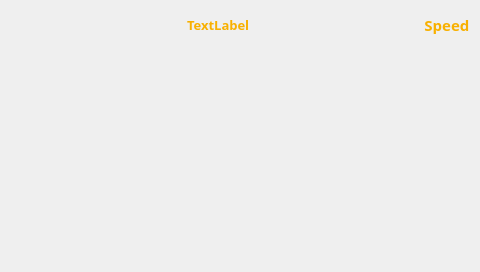
<?xml version="1.0" encoding="UTF-8"?>
<ui version="4.0">
 <class>MainWindow</class>
 <widget class="QMainWindow" name="MainWindow">
  <property name="geometry">
   <rect>
    <x>0</x>
    <y>0</y>
    <width>480</width>
    <height>272</height>
   </rect>
  </property>
  <property name="sizePolicy">
   <sizepolicy hsizetype="Fixed" vsizetype="Fixed">
    <horstretch>0</horstretch>
    <verstretch>0</verstretch>
   </sizepolicy>
  </property>
  <property name="windowTitle">
   <string>MainWindow</string>
  </property>
  <widget class="QWidget" name="centralwidget">
   <widget class="QWidget" name="title" native="true">
    <property name="geometry">
     <rect>
      <x>0</x>
      <y>0</y>
      <width>480</width>
      <height>49</height>
     </rect>
    </property>
    <property name="sizePolicy">
     <sizepolicy hsizetype="Fixed" vsizetype="Fixed">
      <horstretch>0</horstretch>
      <verstretch>0</verstretch>
     </sizepolicy>
    </property>
    <property name="font">
     <font>
      <pointsize>1</pointsize>
     </font>
    </property>
    <property name="styleSheet">
     <string notr="true">background-image: url(:/title_background/png/title/rectangle.png);</string>
    </property>
    <property name="inputMethodHints">
     <set>Qt::ImhNone</set>
    </property>
    <layout class="QGridLayout" name="gridLayout">
     <property name="rightMargin">
      <number>5</number>
     </property>
     <property name="horizontalSpacing">
      <number>5</number>
     </property>
     <item row="0" column="4">
      <widget class="MyToolButton" name="wifi">
       <property name="enabled">
        <bool>true</bool>
       </property>
       <property name="styleSheet">
        <string notr="true">QToolButton{background-color: transparent; border:0; color : white}</string>
       </property>
       <property name="inputMethodHints">
        <set>Qt::ImhNone</set>
       </property>
       <property name="icon">
        <iconset>
         <activeoff>:/wifi/png/title/spot-icons-wifi-inactive.png</activeoff>
         <activeon>:/wifi/png/title/spot-icons-wifi-active.png</activeon>
        </iconset>
       </property>
       <property name="iconSize">
        <size>
         <width>24</width>
         <height>18</height>
        </size>
       </property>
       <property name="checkable">
        <bool>true</bool>
       </property>
       <property name="popupMode">
        <enum>QToolButton::InstantPopup</enum>
       </property>
       <property name="toolButtonStyle">
        <enum>Qt::ToolButtonIconOnly</enum>
       </property>
      </widget>
     </item>
     <item row="0" column="0">
      <widget class="QLabel" name="logo">
       <property name="text">
        <string/>
       </property>
       <property name="pixmap">
        <pixmap resource="title.qrc">:/logo/png/title/logo.png</pixmap>
       </property>
       <property name="scaledContents">
        <bool>true</bool>
       </property>
      </widget>
     </item>
     <item row="0" column="1">
      <spacer name="horizontalSpacer">
       <property name="orientation">
        <enum>Qt::Horizontal</enum>
       </property>
       <property name="sizeType">
        <enum>QSizePolicy::MinimumExpanding</enum>
       </property>
       <property name="sizeHint" stdset="0">
        <size>
         <width>10</width>
         <height>20</height>
        </size>
       </property>
      </spacer>
     </item>
     <item row="0" column="10">
      <widget class="QToolButton" name="test_mode">
       <property name="enabled">
        <bool>true</bool>
       </property>
       <property name="sizePolicy">
        <sizepolicy hsizetype="Preferred" vsizetype="Preferred">
         <horstretch>0</horstretch>
         <verstretch>0</verstretch>
        </sizepolicy>
       </property>
       <property name="font">
        <font>
         <family>Agency FB</family>
         <pointsize>11</pointsize>
         <weight>75</weight>
         <bold>true</bold>
         <kerning>false</kerning>
        </font>
       </property>
       <property name="styleSheet">
        <string notr="true">QToolButton{background-color: transparent; border:0; color : rgb(248,176,0)}</string>
       </property>
       <property name="inputMethodHints">
        <set>Qt::ImhNone</set>
       </property>
       <property name="text">
        <string notr="true"> Speed</string>
       </property>
       <property name="iconSize">
        <size>
         <width>24</width>
         <height>18</height>
        </size>
       </property>
       <property name="checkable">
        <bool>true</bool>
       </property>
       <property name="checked">
        <bool>false</bool>
       </property>
       <property name="popupMode">
        <enum>QToolButton::InstantPopup</enum>
       </property>
       <property name="toolButtonStyle">
        <enum>Qt::ToolButtonIconOnly</enum>
       </property>
      </widget>
     </item>
     <item row="0" column="6">
      <widget class="MyToolButton" name="volume">
       <property name="enabled">
        <bool>true</bool>
       </property>
       <property name="styleSheet">
        <string notr="true">QToolButton{background-color: transparent; border:0; color : white}</string>
       </property>
       <property name="inputMethodHints">
        <set>Qt::ImhNone</set>
       </property>
       <property name="icon">
        <iconset>
         <activeoff>:/sound/png/title/spot-icons-sound-inactive.png</activeoff>
         <activeon>:/sound/png/title/spot-icons-sound-active.png</activeon>
        </iconset>
       </property>
       <property name="iconSize">
        <size>
         <width>24</width>
         <height>18</height>
        </size>
       </property>
       <property name="checkable">
        <bool>true</bool>
       </property>
       <property name="popupMode">
        <enum>QToolButton::InstantPopup</enum>
       </property>
       <property name="toolButtonStyle">
        <enum>Qt::ToolButtonIconOnly</enum>
       </property>
      </widget>
     </item>
     <item row="0" column="8">
      <widget class="MyToolButton" name="setting">
       <property name="enabled">
        <bool>true</bool>
       </property>
       <property name="styleSheet">
        <string notr="true">QToolButton{background-color: transparent; border:0; color : white}</string>
       </property>
       <property name="inputMethodHints">
        <set>Qt::ImhNone</set>
       </property>
       <property name="icon">
        <iconset>
         <activeoff>:/setting/png/title/spot-icons-settings-inactive.png</activeoff>
         <activeon>:/setting/png/title/spot-icons-settings-active.png</activeon>
        </iconset>
       </property>
       <property name="iconSize">
        <size>
         <width>24</width>
         <height>18</height>
        </size>
       </property>
       <property name="checkable">
        <bool>true</bool>
       </property>
       <property name="popupMode">
        <enum>QToolButton::InstantPopup</enum>
       </property>
       <property name="toolButtonStyle">
        <enum>Qt::ToolButtonIconOnly</enum>
       </property>
      </widget>
     </item>
     <item row="0" column="3">
      <widget class="MyToolButton" name="help">
       <property name="enabled">
        <bool>true</bool>
       </property>
       <property name="font">
        <font>
         <kerning>true</kerning>
        </font>
       </property>
       <property name="styleSheet">
        <string notr="true">QToolButton{background-color: transparent; border:0; color : white}</string>
       </property>
       <property name="inputMethodHints">
        <set>Qt::ImhNone</set>
       </property>
       <property name="icon">
        <iconset>
         <activeoff>:/help/png/title/spot-icons-help-inactive.png</activeoff>
         <activeon>:/help/png/title/spot-icons-help-active.png</activeon>
        </iconset>
       </property>
       <property name="iconSize">
        <size>
         <width>24</width>
         <height>18</height>
        </size>
       </property>
       <property name="checkable">
        <bool>true</bool>
       </property>
       <property name="popupMode">
        <enum>QToolButton::DelayedPopup</enum>
       </property>
       <property name="toolButtonStyle">
        <enum>Qt::ToolButtonIconOnly</enum>
       </property>
      </widget>
     </item>
     <item row="0" column="9">
      <widget class="MyToolButton" name="profile_icon">
       <property name="enabled">
        <bool>true</bool>
       </property>
       <property name="styleSheet">
        <string notr="true">QToolButton{background-color: transparent; border:0; color : white}</string>
       </property>
       <property name="inputMethodHints">
        <set>Qt::ImhNone</set>
       </property>
       <property name="icon">
        <iconset>
         <activeoff>:/profile/png/title/spot-icons-profile-inactive.png</activeoff>
         <activeon>:/profile/png/title/spot-icons-profile-active.png</activeon>
        </iconset>
       </property>
       <property name="iconSize">
        <size>
         <width>24</width>
         <height>18</height>
        </size>
       </property>
       <property name="checkable">
        <bool>true</bool>
       </property>
       <property name="popupMode">
        <enum>QToolButton::InstantPopup</enum>
       </property>
       <property name="toolButtonStyle">
        <enum>Qt::ToolButtonIconOnly</enum>
       </property>
      </widget>
     </item>
     <item row="0" column="2">
      <widget class="QLabel" name="chip_mode">
       <property name="font">
        <font>
         <family>Agency FB</family>
         <pointsize>10</pointsize>
         <weight>75</weight>
         <bold>true</bold>
        </font>
       </property>
       <property name="styleSheet">
        <string notr="true">QLabel{background-color: transparent; border:0; color : rgb(248,176,0)}</string>
       </property>
       <property name="text">
        <string notr="true">TextLabel</string>
       </property>
      </widget>
     </item>
    </layout>
   </widget>
   <widget class="MyStackedWidget" name="slot_1">
    <property name="geometry">
     <rect>
      <x>0</x>
      <y>49</y>
      <width>96</width>
      <height>224</height>
     </rect>
    </property>
    <property name="sizePolicy">
     <sizepolicy hsizetype="Fixed" vsizetype="Fixed">
      <horstretch>0</horstretch>
      <verstretch>0</verstretch>
     </sizepolicy>
    </property>
    <property name="styleSheet">
     <string notr="true"/>
    </property>
    <property name="currentIndex">
     <number>-1</number>
    </property>
   </widget>
   <widget class="MyStackedWidget" name="slot_2">
    <property name="geometry">
     <rect>
      <x>96</x>
      <y>49</y>
      <width>96</width>
      <height>224</height>
     </rect>
    </property>
    <property name="sizePolicy">
     <sizepolicy hsizetype="Fixed" vsizetype="Fixed">
      <horstretch>0</horstretch>
      <verstretch>0</verstretch>
     </sizepolicy>
    </property>
    <property name="styleSheet">
     <string notr="true"/>
    </property>
    <property name="currentIndex">
     <number>-1</number>
    </property>
   </widget>
   <widget class="MyStackedWidget" name="slot_3">
    <property name="geometry">
     <rect>
      <x>192</x>
      <y>49</y>
      <width>96</width>
      <height>224</height>
     </rect>
    </property>
    <property name="sizePolicy">
     <sizepolicy hsizetype="Fixed" vsizetype="Fixed">
      <horstretch>0</horstretch>
      <verstretch>0</verstretch>
     </sizepolicy>
    </property>
    <property name="styleSheet">
     <string notr="true"/>
    </property>
    <property name="currentIndex">
     <number>-1</number>
    </property>
   </widget>
   <widget class="MyStackedWidget" name="slot_4">
    <property name="geometry">
     <rect>
      <x>288</x>
      <y>49</y>
      <width>96</width>
      <height>224</height>
     </rect>
    </property>
    <property name="sizePolicy">
     <sizepolicy hsizetype="Fixed" vsizetype="Fixed">
      <horstretch>0</horstretch>
      <verstretch>0</verstretch>
     </sizepolicy>
    </property>
    <property name="styleSheet">
     <string notr="true"/>
    </property>
    <property name="currentIndex">
     <number>-1</number>
    </property>
   </widget>
   <widget class="MyStackedWidget" name="slot_5">
    <property name="geometry">
     <rect>
      <x>384</x>
      <y>49</y>
      <width>96</width>
      <height>224</height>
     </rect>
    </property>
    <property name="sizePolicy">
     <sizepolicy hsizetype="Fixed" vsizetype="Fixed">
      <horstretch>0</horstretch>
      <verstretch>0</verstretch>
     </sizepolicy>
    </property>
    <property name="styleSheet">
     <string notr="true"/>
    </property>
    <property name="currentIndex">
     <number>-1</number>
    </property>
   </widget>
  </widget>
 </widget>
 <customwidgets>
  <customwidget>
   <class>MyToolButton</class>
   <extends>QToolButton</extends>
   <header>MyToolButton</header>
  </customwidget>
  <customwidget>
   <class>MyStackedWidget</class>
   <extends>QStackedWidget</extends>
   <header location="global">MyStackedWidget</header>
   <container>1</container>
  </customwidget>
 </customwidgets>
 <resources>
  <include location="title.qrc"/>
 </resources>
 <connections/>
</ui>
